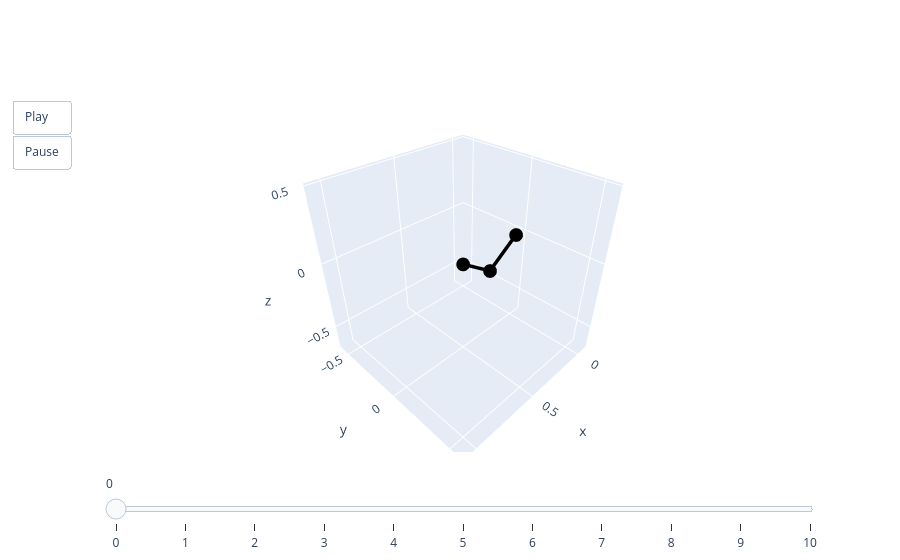

The cell this chart's notebook holds for it:
### Code cell
animate(pred[1])

### Figure 1 — Plotly figure (JSON) as saved in the notebook; plotly's stock layout.template omitted (floating-point values rounded to 4 significant figures)
{"data": [{"line": {"color": "black", "width": 7}, "mode": "lines+markers", "type": "scatter3d", "x": [0, 0.25, 0.5], "y": [0, 0, 0], "z": [0, -0.17, 0]}], "layout": {"scene": {"aspectmode": "cube", "xaxis": {"autorange": false, "range": [-0.1, 1.1]}, "yaxis": {"autorange": false, "range": [-0.6, 0.6]}, "zaxis": {"autorange": false, "range": [-0.6865, 0.5135]}}, "sliders": [{"steps": [{"args": [["0"], {"frame": {"duration": 0, "redraw": true}, "mode": "immediate"}], "label": "0", "method": "animate"}, {"args": [["1"], {"frame": {"duration": 0, "redraw": true}, "mode": "immediate"}], "label": "1", "method": "animate"}, {"args": [["2"], {"frame": {"duration": 0, "redraw": true}, "mode": "immediate"}], "label": "2", "method": "animate"}, {"args": [["3"], {"frame": {"duration": 0, "redraw": true}, "mode": "immediate"}], "label": "3", "method": "animate"}, {"args": [["4"], {"frame": {"duration": 0, "redraw": true}, "mode": "immediate"}], "label": "4", "method": "animate"}, {"args": [["5"], {"frame": {"duration": 0, "redraw": true}, "mode": "immediate"}], "label": "5", "method": "animate"}, {"args": [["6"], {"frame": {"duration": 0, "redraw": true}, "mode": "immediate"}], "label": "6", "method": "animate"}, {"args": [["7"], {"frame": {"duration": 0, "redraw": true}, "mode": "immediate"}], "label": "7", "method": "animate"}, {"args": [["8"], {"frame": {"duration": 0, "redraw": true}, "mode": "immediate"}], "label": "8", "method": "animate"}, {"args": [["9"], {"frame": {"duration": 0, "redraw": true}, "mode": "immediate"}], "label": "9", "method": "animate"}, {"args": [["10"], {"frame": {"duration": 0, "redraw": true}, "mode": "immediate"}], "label": "10", "method": "animate"}]}], "updatemenus": [{"buttons": [{"args": [null, {"frame": {"duration": 50, "redraw": true}, "fromcurrent": true}], "label": "Play", "method": "animate"}, {"args": [[null], {"frame": {"duration": 0, "redraw": true}, "mode": "immediate"}], "label": "Pause", "method": "animate"}], "showactive": false, "type": "buttons"}]}}
